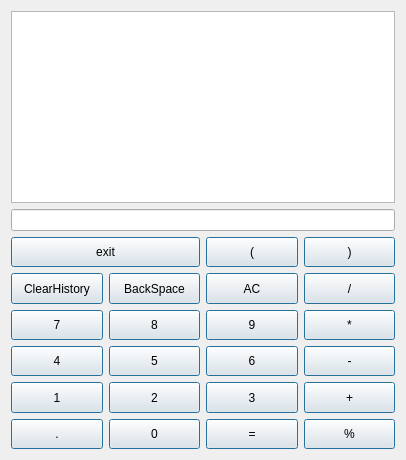
<?xml version="1.0" encoding="UTF-8"?>
<ui version="4.0">
 <class>Caculator</class>
 <widget class="QWidget" name="Caculator">
  <property name="geometry">
   <rect>
    <x>0</x>
    <y>0</y>
    <width>406</width>
    <height>460</height>
   </rect>
  </property>
  <property name="windowTitle">
   <string>Caculator</string>
  </property>
  <layout class="QVBoxLayout" name="verticalLayout_2">
   <item>
    <layout class="QVBoxLayout" name="verticalLayout">
     <item>
      <widget class="QPlainTextEdit" name="plainTextEdit">
       <property name="sizePolicy">
        <sizepolicy hsizetype="Preferred" vsizetype="Preferred">
         <horstretch>0</horstretch>
         <verstretch>0</verstretch>
        </sizepolicy>
       </property>
       <property name="readOnly">
        <bool>true</bool>
       </property>
      </widget>
     </item>
     <item>
      <widget class="QLineEdit" name="lineEdit">
       <property name="sizePolicy">
        <sizepolicy hsizetype="Preferred" vsizetype="Preferred">
         <horstretch>0</horstretch>
         <verstretch>0</verstretch>
        </sizepolicy>
       </property>
       <property name="readOnly">
        <bool>false</bool>
       </property>
      </widget>
     </item>
    </layout>
   </item>
   <item>
    <layout class="QGridLayout" name="gridLayout">
     <item row="4" column="3">
      <widget class="QPushButton" name="minus_button">
       <property name="sizePolicy">
        <sizepolicy hsizetype="Preferred" vsizetype="Preferred">
         <horstretch>0</horstretch>
         <verstretch>0</verstretch>
        </sizepolicy>
       </property>
       <property name="text">
        <string>-</string>
       </property>
       <property name="autoRepeat">
        <bool>true</bool>
       </property>
       <property name="autoDefault">
        <bool>true</bool>
       </property>
       <property name="default">
        <bool>true</bool>
       </property>
       <property name="flat">
        <bool>false</bool>
       </property>
      </widget>
     </item>
     <item row="5" column="0">
      <widget class="QPushButton" name="num1_button">
       <property name="sizePolicy">
        <sizepolicy hsizetype="Preferred" vsizetype="Preferred">
         <horstretch>0</horstretch>
         <verstretch>0</verstretch>
        </sizepolicy>
       </property>
       <property name="text">
        <string>1</string>
       </property>
       <property name="autoRepeat">
        <bool>true</bool>
       </property>
       <property name="autoDefault">
        <bool>true</bool>
       </property>
       <property name="default">
        <bool>true</bool>
       </property>
       <property name="flat">
        <bool>false</bool>
       </property>
      </widget>
     </item>
     <item row="3" column="0">
      <widget class="QPushButton" name="num7_button">
       <property name="sizePolicy">
        <sizepolicy hsizetype="Preferred" vsizetype="Preferred">
         <horstretch>0</horstretch>
         <verstretch>0</verstretch>
        </sizepolicy>
       </property>
       <property name="text">
        <string>7</string>
       </property>
       <property name="autoRepeat">
        <bool>true</bool>
       </property>
       <property name="autoDefault">
        <bool>true</bool>
       </property>
       <property name="default">
        <bool>true</bool>
       </property>
       <property name="flat">
        <bool>false</bool>
       </property>
      </widget>
     </item>
     <item row="6" column="3">
      <widget class="QPushButton" name="percent_button">
       <property name="sizePolicy">
        <sizepolicy hsizetype="Preferred" vsizetype="Preferred">
         <horstretch>0</horstretch>
         <verstretch>0</verstretch>
        </sizepolicy>
       </property>
       <property name="text">
        <string>%</string>
       </property>
       <property name="autoRepeat">
        <bool>true</bool>
       </property>
       <property name="autoDefault">
        <bool>true</bool>
       </property>
       <property name="default">
        <bool>true</bool>
       </property>
       <property name="flat">
        <bool>false</bool>
       </property>
      </widget>
     </item>
     <item row="5" column="3">
      <widget class="QPushButton" name="plus_button">
       <property name="sizePolicy">
        <sizepolicy hsizetype="Preferred" vsizetype="Preferred">
         <horstretch>0</horstretch>
         <verstretch>0</verstretch>
        </sizepolicy>
       </property>
       <property name="text">
        <string>+</string>
       </property>
       <property name="autoRepeat">
        <bool>true</bool>
       </property>
       <property name="autoDefault">
        <bool>true</bool>
       </property>
       <property name="default">
        <bool>true</bool>
       </property>
       <property name="flat">
        <bool>false</bool>
       </property>
      </widget>
     </item>
     <item row="4" column="1">
      <widget class="QPushButton" name="num5_button">
       <property name="sizePolicy">
        <sizepolicy hsizetype="Preferred" vsizetype="Preferred">
         <horstretch>0</horstretch>
         <verstretch>0</verstretch>
        </sizepolicy>
       </property>
       <property name="text">
        <string>5</string>
       </property>
       <property name="autoRepeat">
        <bool>true</bool>
       </property>
       <property name="autoDefault">
        <bool>true</bool>
       </property>
       <property name="default">
        <bool>true</bool>
       </property>
       <property name="flat">
        <bool>false</bool>
       </property>
      </widget>
     </item>
     <item row="1" column="2">
      <widget class="QPushButton" name="ac_button">
       <property name="sizePolicy">
        <sizepolicy hsizetype="Preferred" vsizetype="Preferred">
         <horstretch>0</horstretch>
         <verstretch>0</verstretch>
        </sizepolicy>
       </property>
       <property name="text">
        <string>AC</string>
       </property>
       <property name="autoRepeat">
        <bool>true</bool>
       </property>
       <property name="autoDefault">
        <bool>true</bool>
       </property>
       <property name="default">
        <bool>true</bool>
       </property>
       <property name="flat">
        <bool>false</bool>
       </property>
      </widget>
     </item>
     <item row="4" column="2">
      <widget class="QPushButton" name="num6_button">
       <property name="sizePolicy">
        <sizepolicy hsizetype="Preferred" vsizetype="Preferred">
         <horstretch>0</horstretch>
         <verstretch>0</verstretch>
        </sizepolicy>
       </property>
       <property name="text">
        <string>6</string>
       </property>
       <property name="autoRepeat">
        <bool>true</bool>
       </property>
       <property name="autoDefault">
        <bool>true</bool>
       </property>
       <property name="default">
        <bool>true</bool>
       </property>
       <property name="flat">
        <bool>false</bool>
       </property>
      </widget>
     </item>
     <item row="5" column="1">
      <widget class="QPushButton" name="num2_button">
       <property name="sizePolicy">
        <sizepolicy hsizetype="Preferred" vsizetype="Preferred">
         <horstretch>0</horstretch>
         <verstretch>0</verstretch>
        </sizepolicy>
       </property>
       <property name="text">
        <string>2</string>
       </property>
       <property name="autoRepeat">
        <bool>true</bool>
       </property>
       <property name="autoDefault">
        <bool>true</bool>
       </property>
       <property name="default">
        <bool>true</bool>
       </property>
       <property name="flat">
        <bool>false</bool>
       </property>
      </widget>
     </item>
     <item row="5" column="2">
      <widget class="QPushButton" name="num3_button">
       <property name="sizePolicy">
        <sizepolicy hsizetype="Preferred" vsizetype="Preferred">
         <horstretch>0</horstretch>
         <verstretch>0</verstretch>
        </sizepolicy>
       </property>
       <property name="text">
        <string>3</string>
       </property>
       <property name="autoRepeat">
        <bool>true</bool>
       </property>
       <property name="autoDefault">
        <bool>true</bool>
       </property>
       <property name="default">
        <bool>true</bool>
       </property>
       <property name="flat">
        <bool>false</bool>
       </property>
      </widget>
     </item>
     <item row="3" column="2">
      <widget class="QPushButton" name="num9_button">
       <property name="sizePolicy">
        <sizepolicy hsizetype="Preferred" vsizetype="Preferred">
         <horstretch>0</horstretch>
         <verstretch>0</verstretch>
        </sizepolicy>
       </property>
       <property name="text">
        <string>9</string>
       </property>
       <property name="autoRepeat">
        <bool>true</bool>
       </property>
       <property name="autoDefault">
        <bool>true</bool>
       </property>
       <property name="default">
        <bool>true</bool>
       </property>
       <property name="flat">
        <bool>false</bool>
       </property>
      </widget>
     </item>
     <item row="4" column="0">
      <widget class="QPushButton" name="num4_button">
       <property name="sizePolicy">
        <sizepolicy hsizetype="Preferred" vsizetype="Preferred">
         <horstretch>0</horstretch>
         <verstretch>0</verstretch>
        </sizepolicy>
       </property>
       <property name="text">
        <string>4</string>
       </property>
       <property name="autoRepeat">
        <bool>true</bool>
       </property>
       <property name="autoDefault">
        <bool>true</bool>
       </property>
       <property name="default">
        <bool>true</bool>
       </property>
       <property name="flat">
        <bool>false</bool>
       </property>
      </widget>
     </item>
     <item row="6" column="1">
      <widget class="QPushButton" name="num0_button">
       <property name="sizePolicy">
        <sizepolicy hsizetype="Preferred" vsizetype="Preferred">
         <horstretch>0</horstretch>
         <verstretch>0</verstretch>
        </sizepolicy>
       </property>
       <property name="text">
        <string>0</string>
       </property>
       <property name="autoRepeat">
        <bool>true</bool>
       </property>
       <property name="autoDefault">
        <bool>true</bool>
       </property>
       <property name="default">
        <bool>true</bool>
       </property>
       <property name="flat">
        <bool>false</bool>
       </property>
      </widget>
     </item>
     <item row="3" column="1">
      <widget class="QPushButton" name="num8_button">
       <property name="sizePolicy">
        <sizepolicy hsizetype="Preferred" vsizetype="Preferred">
         <horstretch>0</horstretch>
         <verstretch>0</verstretch>
        </sizepolicy>
       </property>
       <property name="text">
        <string>8</string>
       </property>
       <property name="autoRepeat">
        <bool>true</bool>
       </property>
       <property name="autoDefault">
        <bool>true</bool>
       </property>
       <property name="default">
        <bool>true</bool>
       </property>
       <property name="flat">
        <bool>false</bool>
       </property>
      </widget>
     </item>
     <item row="1" column="3">
      <widget class="QPushButton" name="divide_button">
       <property name="sizePolicy">
        <sizepolicy hsizetype="Preferred" vsizetype="Preferred">
         <horstretch>0</horstretch>
         <verstretch>0</verstretch>
        </sizepolicy>
       </property>
       <property name="text">
        <string>/</string>
       </property>
       <property name="autoRepeat">
        <bool>true</bool>
       </property>
       <property name="autoDefault">
        <bool>true</bool>
       </property>
       <property name="default">
        <bool>true</bool>
       </property>
       <property name="flat">
        <bool>false</bool>
       </property>
      </widget>
     </item>
     <item row="6" column="2">
      <widget class="QPushButton" name="equal_button">
       <property name="sizePolicy">
        <sizepolicy hsizetype="Preferred" vsizetype="Preferred">
         <horstretch>0</horstretch>
         <verstretch>0</verstretch>
        </sizepolicy>
       </property>
       <property name="text">
        <string>=</string>
       </property>
       <property name="autoRepeat">
        <bool>true</bool>
       </property>
       <property name="autoDefault">
        <bool>true</bool>
       </property>
       <property name="default">
        <bool>true</bool>
       </property>
       <property name="flat">
        <bool>false</bool>
       </property>
      </widget>
     </item>
     <item row="1" column="0">
      <widget class="QPushButton" name="clear_history_button">
       <property name="sizePolicy">
        <sizepolicy hsizetype="Preferred" vsizetype="Preferred">
         <horstretch>0</horstretch>
         <verstretch>0</verstretch>
        </sizepolicy>
       </property>
       <property name="text">
        <string>ClearHistory</string>
       </property>
       <property name="autoRepeat">
        <bool>true</bool>
       </property>
       <property name="autoDefault">
        <bool>true</bool>
       </property>
       <property name="default">
        <bool>true</bool>
       </property>
       <property name="flat">
        <bool>false</bool>
       </property>
      </widget>
     </item>
     <item row="6" column="0">
      <widget class="QPushButton" name="dot_button">
       <property name="sizePolicy">
        <sizepolicy hsizetype="Preferred" vsizetype="Preferred">
         <horstretch>0</horstretch>
         <verstretch>0</verstretch>
        </sizepolicy>
       </property>
       <property name="text">
        <string>.</string>
       </property>
       <property name="autoRepeat">
        <bool>true</bool>
       </property>
       <property name="autoDefault">
        <bool>true</bool>
       </property>
       <property name="default">
        <bool>true</bool>
       </property>
       <property name="flat">
        <bool>false</bool>
       </property>
      </widget>
     </item>
     <item row="3" column="3">
      <widget class="QPushButton" name="multiply_button">
       <property name="sizePolicy">
        <sizepolicy hsizetype="Preferred" vsizetype="Preferred">
         <horstretch>0</horstretch>
         <verstretch>0</verstretch>
        </sizepolicy>
       </property>
       <property name="text">
        <string>*</string>
       </property>
       <property name="autoRepeat">
        <bool>true</bool>
       </property>
       <property name="autoDefault">
        <bool>true</bool>
       </property>
       <property name="default">
        <bool>true</bool>
       </property>
       <property name="flat">
        <bool>false</bool>
       </property>
      </widget>
     </item>
     <item row="1" column="1">
      <widget class="QPushButton" name="backspace_button">
       <property name="sizePolicy">
        <sizepolicy hsizetype="Preferred" vsizetype="Preferred">
         <horstretch>0</horstretch>
         <verstretch>0</verstretch>
        </sizepolicy>
       </property>
       <property name="text">
        <string>BackSpace</string>
       </property>
       <property name="autoRepeat">
        <bool>true</bool>
       </property>
       <property name="autoDefault">
        <bool>true</bool>
       </property>
       <property name="default">
        <bool>true</bool>
       </property>
       <property name="flat">
        <bool>false</bool>
       </property>
      </widget>
     </item>
     <item row="0" column="3">
      <widget class="QPushButton" name="right_bracket_button">
       <property name="sizePolicy">
        <sizepolicy hsizetype="Preferred" vsizetype="Preferred">
         <horstretch>0</horstretch>
         <verstretch>0</verstretch>
        </sizepolicy>
       </property>
       <property name="text">
        <string>)</string>
       </property>
       <property name="autoRepeat">
        <bool>true</bool>
       </property>
       <property name="autoDefault">
        <bool>true</bool>
       </property>
       <property name="default">
        <bool>true</bool>
       </property>
       <property name="flat">
        <bool>false</bool>
       </property>
      </widget>
     </item>
     <item row="0" column="2">
      <widget class="QPushButton" name="left_bracket_button">
       <property name="sizePolicy">
        <sizepolicy hsizetype="Preferred" vsizetype="Preferred">
         <horstretch>0</horstretch>
         <verstretch>0</verstretch>
        </sizepolicy>
       </property>
       <property name="text">
        <string>(</string>
       </property>
       <property name="autoRepeat">
        <bool>true</bool>
       </property>
       <property name="autoDefault">
        <bool>true</bool>
       </property>
       <property name="default">
        <bool>true</bool>
       </property>
       <property name="flat">
        <bool>false</bool>
       </property>
      </widget>
     </item>
     <item row="0" column="0" colspan="2">
      <widget class="QPushButton" name="exit_button">
       <property name="sizePolicy">
        <sizepolicy hsizetype="Preferred" vsizetype="Preferred">
         <horstretch>0</horstretch>
         <verstretch>0</verstretch>
        </sizepolicy>
       </property>
       <property name="text">
        <string>exit</string>
       </property>
       <property name="autoDefault">
        <bool>true</bool>
       </property>
       <property name="default">
        <bool>true</bool>
       </property>
       <property name="flat">
        <bool>false</bool>
       </property>
      </widget>
     </item>
    </layout>
   </item>
  </layout>
 </widget>
 <resources/>
 <connections/>
</ui>
